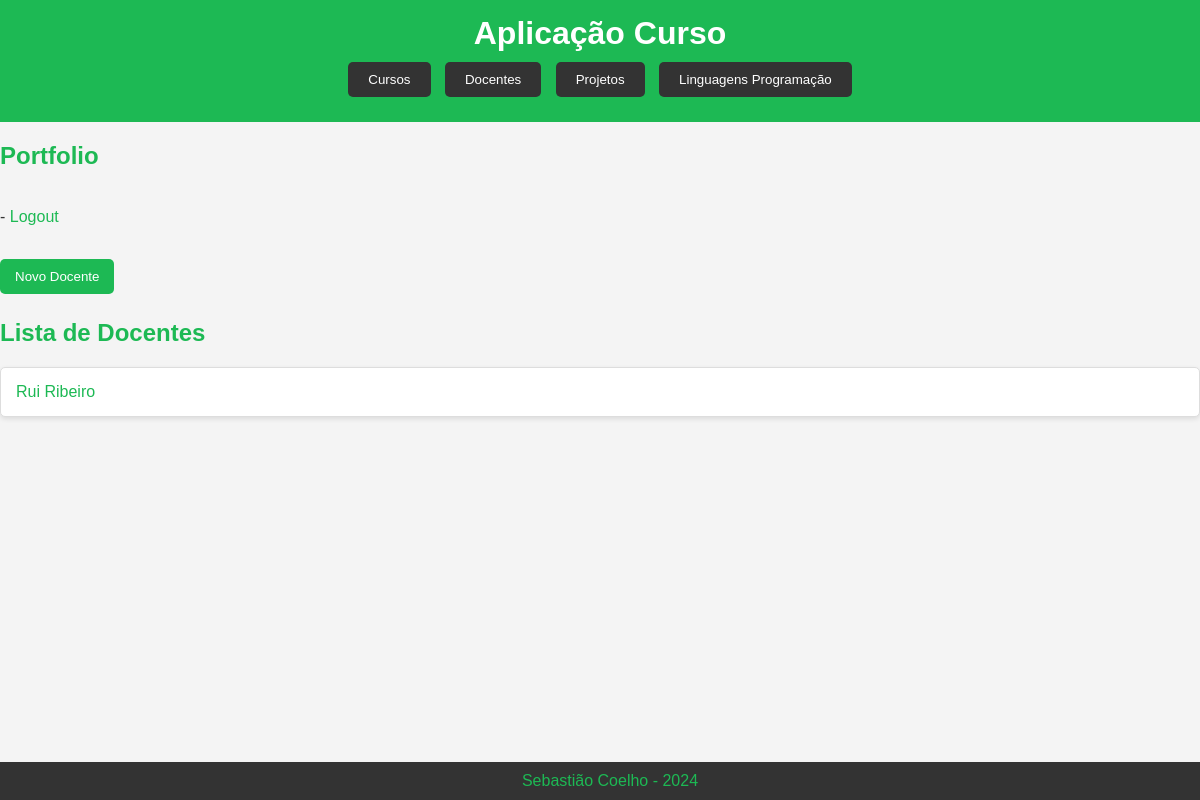
Before: /curso/docentes/ (signed in) with the older database file.
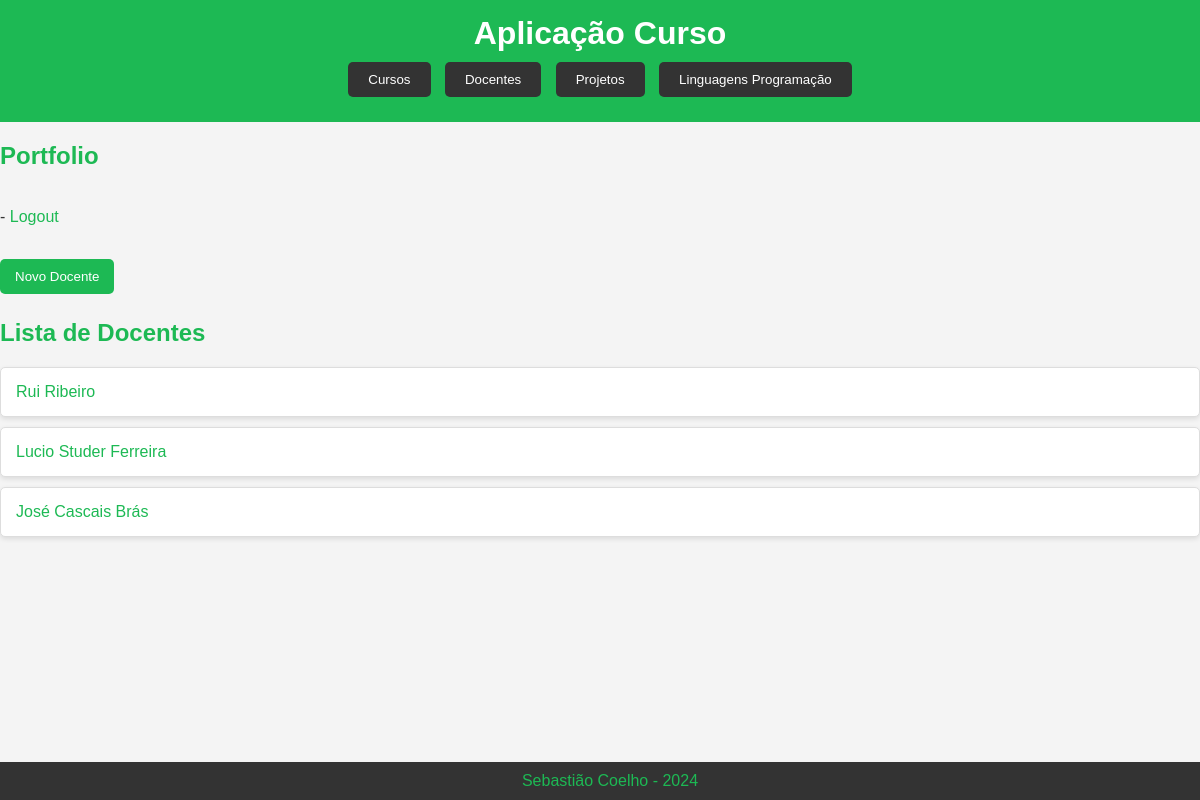
After: the same page with the newer database file.
### curso/models.py (models this page shows, shortened)
class Docente(models.Model):
    nome = models.CharField(max_length=255)
    disciplinas = models.ManyToManyField(Disciplina, related_name='docentes')

### curso/views.py (the view)
# urls.py: path('docentes/', views.docentes_view, name='docentes'),
def docentes_view(request):
    docentes = Docente.objects.all()
    context = {
        'docentes': docentes
    }
    return render(request, 'curso/docentes.html', context)

### curso/templates/curso/docentes.html
{% extends 'curso/layout.html' %}
{% block content %}
    {% if request.user.is_authenticated %}
        <a href="{% url 'curso:novo_docente' %}">
            <button>Novo Docente</button>
        </a>
    {% endif %}
    <h2>Lista de Docentes</h2>
    <ul>
        {% for docente in docentes %}
            <li>
                <a href="{% url 'curso:docente' docente.id %}">{{ docente.nome }}</a>
            </li>
        {% endfor %}
    </ul>
{% endblock %}

Changed rows visible on the page:
added Docente: nome "Lucio Studer Ferreira"
added Docente: nome "José Cascais Brás"
